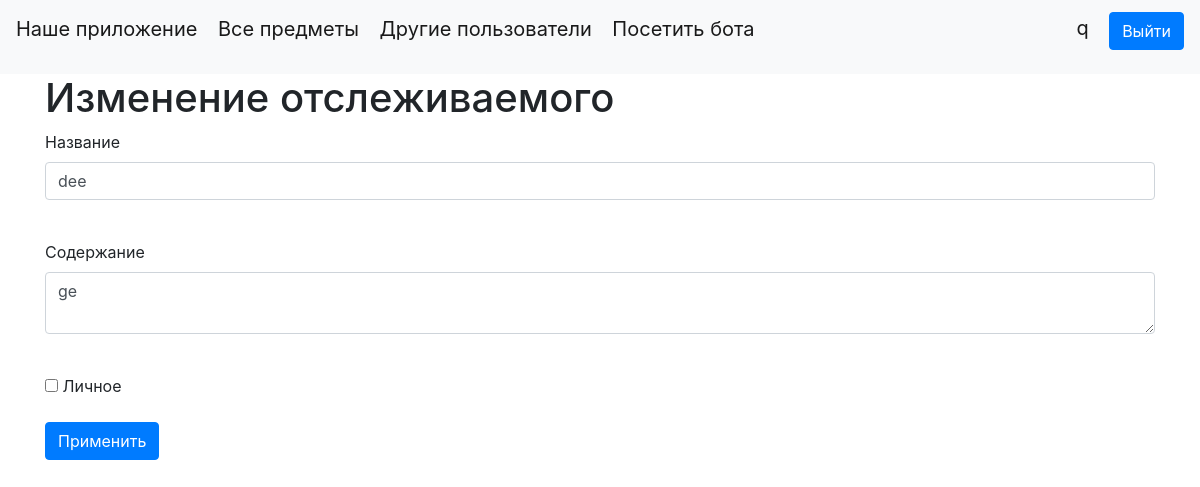
Screenshot of /items_edit/2 (signed in) with the database file from the repository.
### data/users.py (models this page shows, shortened)
class User(SqlAlchemyBase, UserMixin, SerializerMixin):
    __tablename__ = 'users'
    id = sqlalchemy.Column(sqlalchemy.Integer,
                           primary_key=True, autoincrement=True)
    name = sqlalchemy.Column(sqlalchemy.String, nullable=True)
    about = sqlalchemy.Column(sqlalchemy.String, nullable=True)
    email = sqlalchemy.Column(sqlalchemy.String,
                              index=True, unique=True, nullable=True)
    hashed_password = sqlalchemy.Column(sqlalchemy.String, nullable=True)
    created_date = sqlalchemy.Column(sqlalchemy.DateTime,
                                     default=datetime.datetime.now)
    items = orm.relationship("Items", back_populates='user')

### data/items.py (models this page shows)
class Items(SqlAlchemyBase, UserMixin, SerializerMixin):
    __tablename__ = 'items'
    id = sqlalchemy.Column(sqlalchemy.Integer, primary_key=True, autoincrement=True)
    creator = sqlalchemy.Column(sqlalchemy.String, default='Other')
    title = sqlalchemy.Column(sqlalchemy.String, nullable=True)
    content = sqlalchemy.Column(sqlalchemy.String, nullable=True)
    created_date = sqlalchemy.Column(sqlalchemy.DateTime, default=datetime.datetime.now)
    is_private = sqlalchemy.Column(sqlalchemy.Boolean, default=True)
    price = sqlalchemy.Column(sqlalchemy.Integer, default=0)
    link = sqlalchemy.Column(sqlalchemy.String, default='None')
    category = sqlalchemy.Column(sqlalchemy.String, default='Другое')
    user_id = sqlalchemy.Column(sqlalchemy.Integer, sqlalchemy.ForeignKey("users.id"))
    user = orm.relationship('User')

### main.py (the view, shortened to what this page needs)
@app.route('/items_edit/<int:id>', methods=['GET', 'POST'])
@login_required
def edit_items(id):
    form = ItemsForm()
    if request.method == "GET":
        db_sess = db_session.create_session()
        items = db_sess.query(Items).filter(Items.id == id, Items.user == current_user).first()
        if items:
            form.title.data = items.title
            form.content.data = items.content
            form.is_private.data = items.is_private
        else:
            abort(404)
    return render_template('items_edit.html',
                           title='Редактирование отслеживаемого',
                           form=form
                           )

### form/user.py
class ItemsForm(FlaskForm):
    title = StringField('Название', validators=[DataRequired()])
    content = TextAreaField("Содержание")
    is_private = BooleanField("Личное")
    price = IntegerField('Цена')
    link = StringField('Ссылка')
    category = SelectField('Категория', choices=['Творчество', 'Учеба', 'Спорт', 'Игры', 'Другое'])
    submit = SubmitField('Применить')

### data/db_session.py (called while the page is built)
def create_session() -> Session:
    global __factory
    return __factory()

### main.py (called while the page is built)
@login_manager.user_loader
def load_user(user_id):
    db_sess = db_session.create_session()
    return db_sess.query(User).get(user_id)

### templates/items_edit.html (shortened to what this page needs)
{% extends "base.html" %}
{% block content %}
<h1>Изменение отслеживаемого</h1>
<form action="" method="post">
    <p>
        {{ form.title.label }}<br>
        {{ form.title(class="form-control") }}<br>
    </p>
    <p>
        {{ form.content.label }}<br>
        {{ form.content(class="form-control") }}<br>
    </p>
    <p>{{ form.is_private() }} {{ form.is_private.label }}</p>
    <p>{{ form.submit(type="submit", class="btn btn-primary") }}</p>
</form>
{% endblock %}

### templates/base.html (shortened to what this page needs)
<!doctype html>
<html lang="en">
<head>
    <link rel="stylesheet"
          href="https://stackpath.bootstrapcdn.com/bootstrap/4.4.1/css/bootstrap.min.css"
>
</head>
<body>
<header>
    <nav class="navbar navbar-light bg-light">
        <p>
            <a class="navbar-brand" href="/about">Наше приложение</a>
            <a class="navbar-brand" href="/">Все предметы</a>
            <a class="navbar-brand" href="/other_users"> Другие пользователи</a>
            <a class="navbar-brand" href="https://t.me/help_with_items_bot">Посетить бота</a>
        </p>
        {% if current_user.is_authenticated %}
            <p>
                <a class="navbar-brand" href="/account">{{ current_user.name }}</a>
                <a class="btn btn-primary" href="/logout">Выйти</a>
            </p>
        {% else %}
            <p>
                <a class="btn btn-primary " href="/register">Зарегистрироваться</a>
                <a class="btn btn-success" href="/login">Войти</a>
            </p>
        {% endif %}
    </nav>
</header>
<main role="main" class="container">
    {% block content %}{% endblock %}
</main>
</body>
</html>

### rows the page displays
User: name "q"
Items: title "dee", content "ge"
